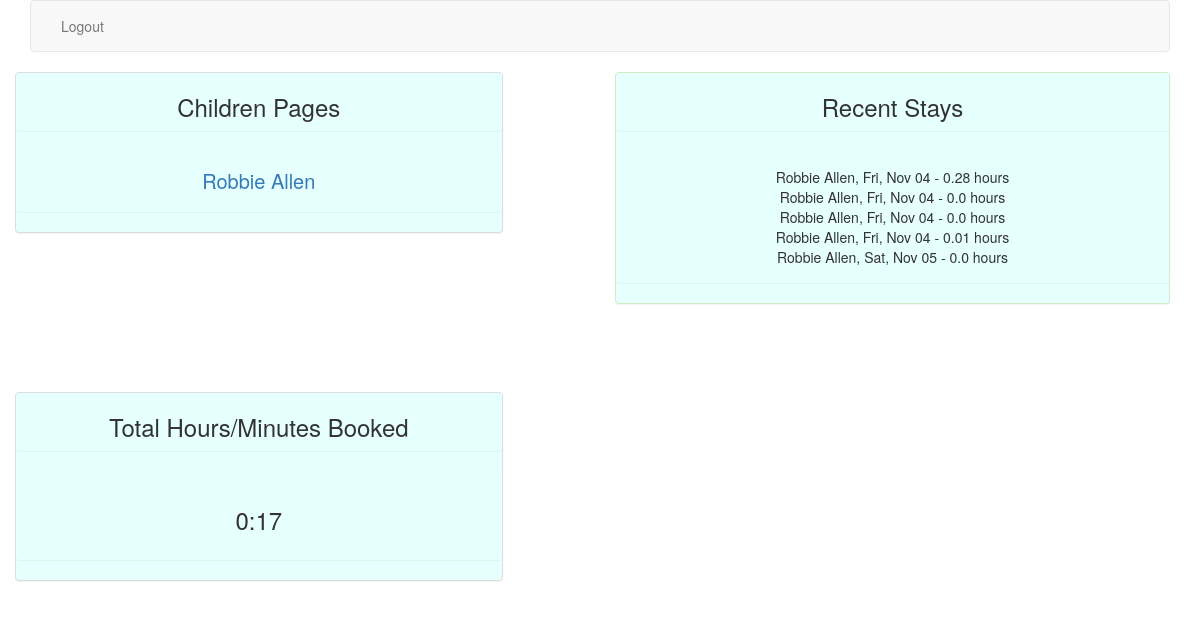
Before: /accounts/profile/ (signed in) with the older database file.
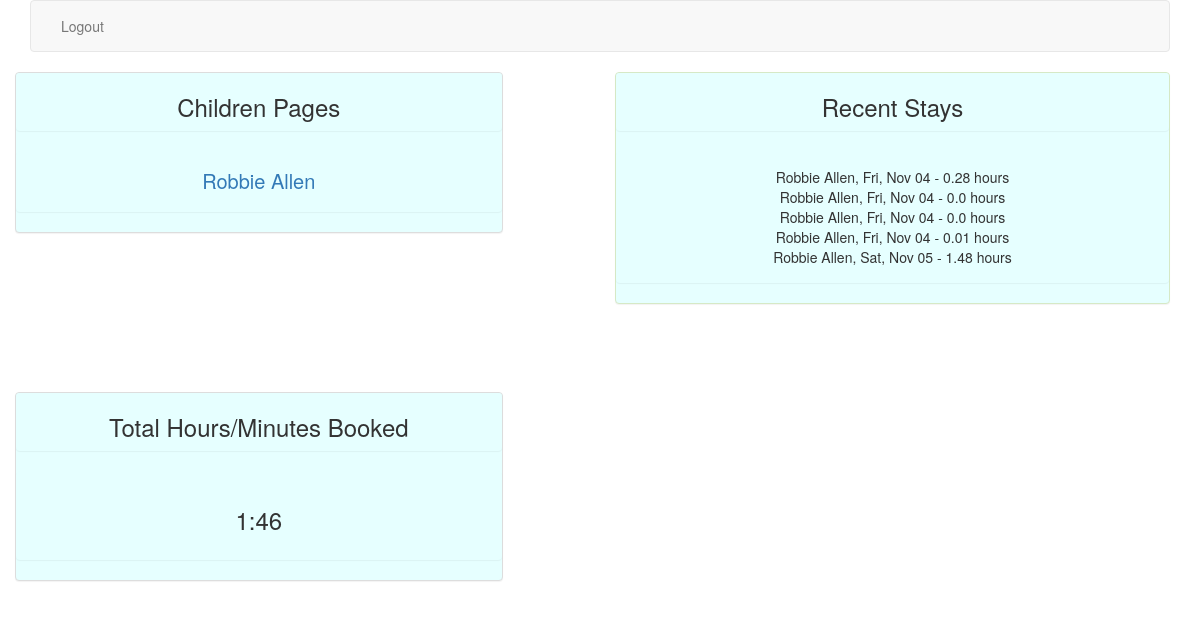
After: the same page with the newer database file.
### timer/models.py (models this page shows, shortened)
class Stay(models.Model):
    child = models.ForeignKey(Child)
    in_time = models.DateTimeField(auto_now_add=True)
    out_time = models.DateTimeField(auto_now=True)
    active = models.BooleanField(default=True)
    notes = models.TextField(null=True, blank=True)
    @property
    def time_dif(self):
        return self.out_time - self.in_time
    def day(self):
        return self.in_time.strftime('%a, %b %d')
    def str_dif(self):
        seconds = self.time_dif.total_seconds()
        hours = seconds/3600
        return round(hours, 2)

class Child(models.Model):
    parent = models.ForeignKey(Profile)
    first_name = models.CharField(max_length=40)
    last_name = models.CharField(max_length=40)
    code = models.IntegerField()
    def __str__(self):
        return self.first_name + " " + self.last_name

### timer/views.py (the view)
# urls.py: url(r'^accounts/profile/$', ProfileView.as_view(), name="profile_view"),
class ProfileView(TemplateView):
    template_name = "profile.html"
    model = Profile
    def get_context_data(self):
        context = super().get_context_data()
        active_parent = Profile.objects.get(user=self.request.user)
        kids = Child.objects.filter(parent=active_parent)
        find = []
        for child in kids:
            find.append(child.stay_set.all())
        total = 0
        for kid in find:
            for stay in kid:
                total += float(stay.str_dif())
        total_floor = int(total)
        minutes = int((total - total_floor) * 60)
        context['minutes'] = minutes
        context['total'] = total_floor
        context['find'] = find
        context['kids'] = kids
        context['active'] = active_parent
        return context

### templates/profile.html (shortened to what this page needs)
{% extends 'base.html' %}
{% block content %}
<nav class="navbar navbar-default">
  <div class="container-fluid">
    <div class="nav navbar-nav">
      <li><a href="{% url 'logout' %}">Logout</a></li>
    </div>
  </div>
</nav>
<div class="row">
  <div class="col-md-5">
    <div class="row kidslist">
      <div class="panel panel-default">
        <div class="panel panel-header">
          <h3>Children Pages</h3>
        </div>
          <div class="panel panel-body">
            {% for x in kids %}
            <a href="{% url 'child_detail_view' x.id x.code %}">{{ x }}</a><br>
            {% endfor %}
          </div>
      </div>
    </div>
    <div class="row">
      <div class="panel panel-default">
        <div class="panel panel-header">
          <h3>Total Hours/Minutes Booked</h3></div>
          <div class="panel panel-body">
            <h3>{{ total }}:{{ minutes }}</h3>
        </div>
      </div>
    </div>
  </div>
  <div class="col-md-1"></div>
  <div class="col-md-6">
    <div class="panel panel-success">
      <div class="panel panel-header">
        <h3>Recent Stays</h3>
      </div>
      <div class="panel panel-body">
        {% for x in find %}
        {% for stay in x %}
        {{ stay.child }}, {{ stay.day }}  -  {{ stay.str_dif }} hours <br>
        {% endfor %}
        {% endfor %}
      </div>
    </div>
  </div>
</div>
{% endblock %}

Changed rows visible on the page:
changed Stay "Sat, Nov 05": str_dif "0.0" → "1.48"
Other visible differences:
{{ total }}: "0" → "1"
{{ minutes }}: "17" → "46"
